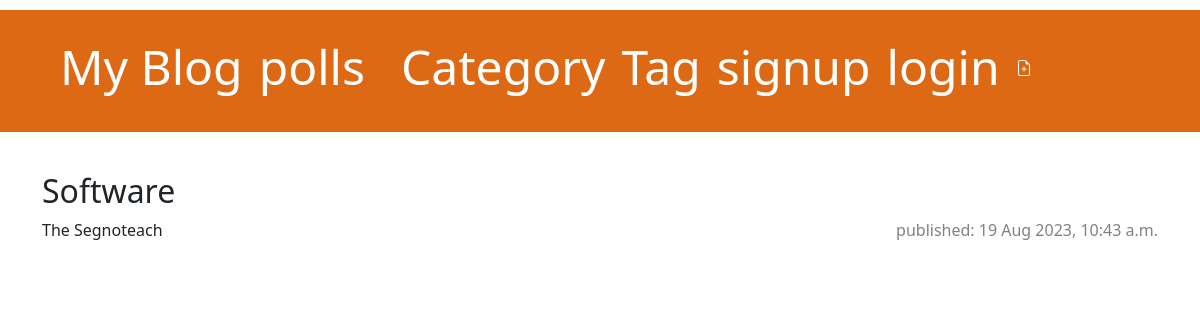
Page /categories/software on the committed database.
### blogg/models.py (models this page shows, shortened)
class Category(models.Model):
    created_at = models.DateTimeField(auto_now_add=True , verbose_name="Created at")
    updated_at  = models.DateTimeField ( auto_now_add=True, verbose_name="Updated at")
    title = models.CharField(max_length=300, verbose_name="Title",null=False,blank=False)
    slug = AutoSlugField(populate_from='title',unique=True, blank=True, null=True)
    class Meta:
        verbose_name = "Category"
        verbose_name_plural = "Categories"
        ordering = ['created_at']

class Post(models.Model):
    Image =models.ImageField( upload_to = 'postimg/' )
    author =models.ForeignKey(settings.AUTH_USER_MODEL, on_delete=models.CASCADE)
    title =models.CharField(max_length=300 ,null=False,blank=False)
    text =models.TextField()
    category=models.ForeignKey(Category, null=True, blank=True, on_delete=models.SET_NULL,related_name="Post_category")
    Tag = models.ManyToManyField(Tag ,related_name="Post_tags")
    create_date =  models.DateTimeField(default= timezone.now)
    published_date= models.DateTimeField(blank=True,null=True)
    slug = AutoSlugField(populate_from='title',unique=True, blank=True, null=True)

### blogg/views.py (the view)
# urls.py: path('categories/<slug>', views.category_detail, name= 'category_detail'),
def category_detail(request, slug):
    category = get_object_or_404(Category, slug=slug)
    return render(request, 'blog/category_detail.html', {'category': category})

### blogg/templates/blog/category_detail.html (shortened to what this page needs)
{% extends 'blog/base.html' %}
{% load static %}
{% block content %}
    <h2>{{ category.title }}</h2>
    {% for category_post in category.Post_category.all %}
        <article class="post">
            <time class="date">published: {{ category_post.published_date }}</time>
            <p>{{ category_post.title|linebreaksbr }}</p>
        </article>
    {% endfor %}
{% endblock %}

### blogg/static/css/blog.css (style rules this page uses)
body { padding-left:60; }
.date { color: #828282; }
.post { margin-bottom: 70px; }
.post > .date, .post > .actions { float: right; }

### rows in the picture
Category: title "Software"
Post: published_date "19 Aug 2023, 10:43 a.m.", title "The Segnoteach"
